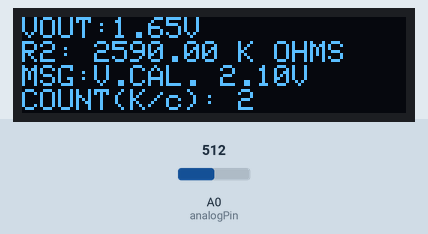
This sketch was run on a simulated Arduino Uno, built with avr-gcc and run on an emulated ATmega328P. Shown: 128×32 one-colour display. The inputs (shaded band) are chosen by the test bench; at power-on: A0 (analogPin) = 512.

Above: at 2.4 s.
At 12.9 s:
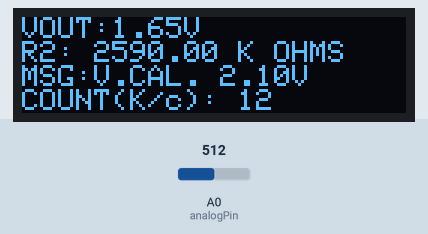
At 28.7 s:
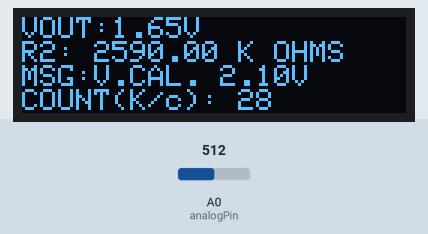
At 60.4 s:
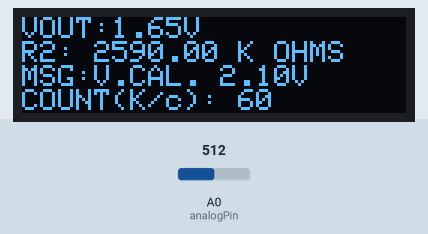
At 92.1 s:
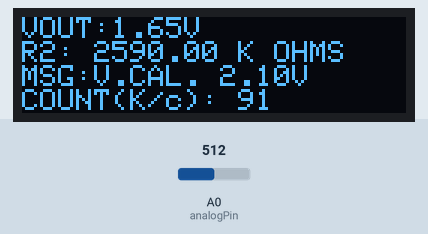
At 123.7 s:
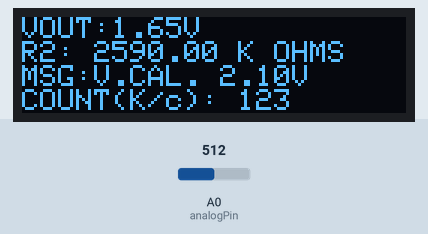

The sketch:

BasicOhmRead_AdaGFX.ino
```cpp
/*
Following define macro are managing behaviour of the application

  This application demonstrate uses of voltage divider to identify the
  unknow resistor know under name R2 from a know resistor R1 .

 CAN_ADJUST_VOLTAGE -> Set to 1 or defined inside the application it
 should adjust the final voltage after getting the information of R2.
 This should proove something :
  - It proove if the voltage is stable after its increasement, the resistor
  should stay fixed and should have the same reading to a higher voltage.

  - It also proove than nominal voltage should be higher than default voltage.
   As it's expressed in some experiment where they are reading external source
   of voltage with commune ground does work with at least 100 KHoms from the
   Analog PIN and 1 Mhoms from the ground of MCU and to following external
   source. This activity proove the sensibility and it's measurement. With
   this type of activity, with applied divider on base of Analog pin, connecting
   another pin and adding a level of voltage to reach DEF_CALIBRATION_VOLTAGE.
   Calibration voltage was choosed to to be higher than 3.3 but lower than 5v

  SERIAL_MSG -> Set to 1 or defined inside the application it
 should allow the compilation of the Serial Message being broadcasted by the
 mcu to the usb port to your COMMUNICATION PORT . It does increase application
 size and may exceed application limit. Some effort are made to reduce the
 size of the application to offer some debug but limited by it's uses it's
 up to the option for viewing some information.

  USING_SHIFT_REGISTER -> Set to 1 or defined inside the application it
 should allow  the uses of the voltage divider through an exposed apparatus
 in an application with a register, it will get the voltage from one of the
 registry pin (up to 8 by registers ) and this will get result from different
 voltage divider setting and get the proper one.

  USING_OLED_SSD1306 -> Set to 1 or defined inside the application it
 should allow the compilation Adafruit_GFX to handle SSD1306 in Adafruit fashion.
 It's a consuming library and may not fit entirely BasicOhmRead_AdaGFX.ino was
 developped separetely to test and this version do include other alternative and
 Adafruit_GFX as well

  USING_SSD1306_U8GLIB -> Set to 1 or defined inside the application it
 should allow the compilation U8GLIB to handle SSD1306 on an economic way,
 while essential procedure to show about result cost 9kb with U8GLIB while
 costing up to 14kb, due its internal character map.

  USING_SSD1306_U8GLIB2 -> Set to 1 or defined inside the application it
 should allow the compilation U8GLIB2 to handle SSD1306 on an economic way,
 while essential procedure to show about result cost 9kb with U8GLIB while
 costing up to 14kb. This library is added for testing difference between
 U8GLIB and U8GLIB2 .

*/


#define ANALOG_PIN              A0
#define ANALOG_VOLTAGE_PIN      A1
#define ANALOG_SAMPLING         10


//#define CAN_ADJUST_VOLTAGE      1
#define USING_SHIFT_REGISTER    1
#define USING_OLED_SSD1306      1


#define READ_SAMPLING           25
#define READ_DELAY              10
#define DEF_CALIBRATION_VOLTAGE 3.75
#define DEF_REF_VOLTAGE         3.3
#define START_DELAY             2000
#define END_DELAY               5000
//#define NOT_SPI_DEVICE          1
//#define SERIAL_MSG              1


#ifdef USING_OLED_SSD1306
#define SCREEN_WIDTH            128 // OLED display width, in pixels
#define SCREEN_HEIGHT           32 // OLED display height, in pixels
#define OLED_RESET              -1
#define SCREEN_ADDRESS          0x3C
#endif

#ifndef NOT_SPI_DEVICE
#include <SPI.h>

#include <Adafruit_GFX.h>
#include <Adafruit_SSD1306.h>
//#include "Wire.h"
#include <Adafruit_GFX.h>
#endif

#define READING_RESISTOR_MSG           "VOUT:_VOL__U1_ _AW__S__AV__U4_\nR2: _RES_ _U2_\nMSG:_M_\nCOUNT(_U3_/c): _C_"

#ifdef USING_SHIFT_REGISTER
#include <ShiftRegister74HC595.h>

// create a global shift register object
// parameters: <number of shift registers> (data pin, clock pin, latch pin)
ShiftRegister74HC595<1> sr(4,5,6);
#endif

/*
*********************** END OF DEFINE ***********************
*/


#ifdef USING_OLED_SSD1306
Adafruit_SSD1306 display(SCREEN_WIDTH, SCREEN_HEIGHT, &Wire /*, OLED_RESET*/);
#endif


String  StrMsg, StrErrMsg ;
int     iAdjVoltScale = 0 ,
        analogPin = 0,
        raw = 0,
        SumRaw = 0 ,
        iCountStable,
        iLevelConv ;
//int     iArrayRead[READ_SAMPLING] ;
char    *cArrayConv[] = { "K", "M", "G", "T" ,"P", "E" } ;
char    *cArrayMsg[] = {  "NONE",
                          "V.CAL. _V_V",
                          "A1 DOWN/DARK.NRG" ,
                          "LOW VOLT./HI.RES.",
                          "R2 IN RANGE R1",
                          "WET/NO READ",
                          "NO/CONTACT",
                          " OHMS",
                          "NOT READY",
                          "V",
                          "ADJ",
                          ":" } ;
char    *cArrayRepl[] ={  "_VOL_",
                        "_U1_",
                        "_AW_",
                        "_S_",
                        "_AV_",
                        "_U4_",
                        "_RES_",
                        "_U2_",
                        "_M_",
                        "_U3_",
                        "_C_",
                        "_V_" } ;
long    lCount = 0 ;
float   Vin = DEF_REF_VOLTAGE,
        VinAdj = 0.0 ,
        Vout = 0,
        R1 =  259000,
        R2 = 0,
        buffer = 0;
bool    bErrorIsSet = false,
        bVAdjSet    = false ;
/*
Previous R1 :
  3560000 + 1588926
  5148926
  5148000
  5489000
  5830000
  6870000
  7000000
  ( 1690000 M ohms + diode )

  1Mohms + dioded circle on resistor side : 1470000
  1Mohms + dioded circle on Analog Pin    : 1249000

  compiled size: 26902,26890,26898,27002,26946,27042,26946,
*/
void setup()
{
  Serial.begin(9600);

#ifdef USING_OLED_SSD1306
  if( ! display.begin(SSD1306_SWITCHCAPVCC, SCREEN_ADDRESS))
  {
    Serial.println(F("SSD1306 allocation failed"));
    for(;;); // Don't proceed, loop forever
  }
#endif

  /*
   * Section to configure the excess of voltage
    Assuming we can plug a diode on Analog port 1 (A1) to make
    it protected from flow-back after we do have an idea of the
    resistor, adding the supplement of voltage for larger
    resistor will simply add some voltage to make the further
    reading being more precise. A set a default calculation to
    opte to compensate to 3v3 voltage instead of 5 volts
    directly.

    The idea come over a Wheatstone Bridge where they use 3
    resistors and a second source to find the ideal or precise ohm
    ratio for the fourth unknow resistor.

    Calling creating a balanced network of resistor ; If I proove
    the Arduino pin are already a setup of balanced diode because
    GPIO are like NAND door with a latch and some extra like PULLING
    them to treat the GPIO into an HIGH STATE. So it coming with a
    partial proof of diode are a bit more than resistor but are
    balanced throught the virtual ground of them . So there is
    chance to get the supply working as same fashion than Wheatstone.
  */
#ifdef CAN_ADJUST_VOLTAGE
#warning "CAN_ADJUST_VOLTAGE used and may overflow current, be sure you are using diode with A1"
  pinMode( ANALOG_VOLTAGE_PIN, OUTPUT );
  analogWrite(ANALOG_VOLTAGE_PIN, 0);
#endif

  delay(START_DELAY);

#ifdef USING_OLED_SSD1306
  //display.display() ;
  display.clearDisplay();
  display.setTextSize(1);
#endif


#ifdef SERIAL_MSG
  Serial.println(F("OK"));
#endif

}

void loop()
{
  bErrorIsSet = false ;

  StrErrMsg   = cArrayMsg[0] ;
  StrMsg      = READING_RESISTOR_MSG ;
  lCount      = millis() / 1000 ;


  iCountStable = 0 ;
  raw = 0 ;
  SumRaw = 0 ;
  while( iCountStable <= (READ_SAMPLING-1) )
  {
    raw = analogRead(analogPin);
    delay( READ_DELAY ) ;
    //iArrayRead[iCountStable]=raw;
    iCountStable +=1 ;
#ifdef SERIAL_MSG
  Serial.println(String("Read no: ") + String( iCountStable ) + String(" Value : ") + String( raw ) );
#endif
    SumRaw+=raw ;
  }
  //for( int iC=0 ; iC <= (READ_SAMPLING-1) ; iC++)
  //{
  //  raw=raw+iArrayRead[iC] ;
  //}
  raw=(SumRaw/READ_SAMPLING);

  if(raw )
  {
    //buffer = raw * Vin;
    Vout = (raw * Vin)/( pow(2,ANALOG_SAMPLING) );
    if( !bVAdjSet && ( Vout < DEF_CALIBRATION_VOLTAGE ) )
    {
      bErrorIsSet = true ;
      VinAdj = DEF_CALIBRATION_VOLTAGE - Vout ;
      iAdjVoltScale = VinAdj/(Vin/pow(2,8)) ;
//      StrErrMsg = "V.CAL. _V_V/_S_"  ;
      StrErrMsg = cArrayMsg[1]  ;
      StrErrMsg.replace( cArrayRepl[11] , String(VinAdj,2) ) ;
//      StrErrMsg.replace(String("_S_"), String(iAdjVoltScale) ) ;
#ifdef SERIAL_MSG
  Serial.println( "Voltage is low, required ANALOG_VOLTAGE_PIN to push power : \n\t" +
                  String( String(VinAdj,2)) +
                  String("volts, or LEVEL:") +
                  String(String(iAdjVoltScale)));
#endif
    }
    else
    {
      /*
      Not required if default voltage is higher than default calibration
      voltage ; But apparently with bigresistor it jump to 7.5 volts ?
      */
      VinAdj =  0 ;
      bErrorIsSet = true ;
      VinAdj = Vout - DEF_CALIBRATION_VOLTAGE  ;
      iAdjVoltScale = ( analogRead(analogPin) / pow(2,ANALOG_SAMPLING) ) * pow(2,8) ;
      //(pow(2,8)-1)-(VinAdj/(Vout/pow(2,8))) ;
//      StrErrMsg = "V.CAL. _V_V/_S_"  ;
      StrErrMsg = cArrayMsg[1]  ;
      StrErrMsg.replace( cArrayRepl[11],  String(VinAdj,2) ) ;
//      StrErrMsg.replace(String("_S_"), String(iAdjVoltScale) ) ;
#ifdef CAN_ADJUST_VOLTAGE
#warning "CAN_ADJUST_VOLTAGE used and may overflow current, be sure you are using diode with A1."
    analogWrite(ANALOG_VOLTAGE_PIN, iAdjVoltScale);
    Vin-=VinAdj ;
#endif
    }
    //buffer = (Vin/Vout) - 1;
    R2= R1 * ( (Vin/Vout) - 1 );
    //R2=Vout*R1/(Vin-Vout) ;
  }
  /*
  Creating the compensation
  After getting all then equation done we can push the Analog PIN A1 to the correct
  level with digitalwrite(A1,N) where N is iAdjVoltScale
  */
#ifdef CAN_ADJUST_VOLTAGE
#warning "CAN_ADJUST_VOLTAGE used and may overflow current, be sure you are using diode with A1."
  if( !bVAdjSet  )
  {
    /*Removing the bErrorIsSet priority after the voltage ischanged*/
    bErrorIsSet = false ;
    analogWrite(ANALOG_VOLTAGE_PIN, iAdjVoltScale);
    Vin+= (Vin/pow(2,8))*iAdjVoltScale ;
    bVAdjSet = true ;
#ifdef SERIAL_MSG
    Serial.println("Vin updated to " + String(Vin) );
#endif
  }
#endif

#ifdef SERIAL_MSG
    Serial.print("Vout: ");
    Serial.println(Vout);
    Serial.print("R2: ");
    Serial.println(R2);
#endif

  if( !bErrorIsSet && (Vout >= Vin) )
  {
    bErrorIsSet = true ;
    //StrMsg.replace(String(cArrayRepl[6]), String( cArrayMsg[8] ) ) ;
    //StrMsg.replace(String(cArrayRepl[7]), String( "" )) ;
    StrMsg.replace( cArrayRepl[6] , cArrayMsg[8] ) ;
    StrMsg.replace( cArrayRepl[7] , "" ) ;
    StrErrMsg = "CAP./DARK.NRG" ;
  }


  /*
  De-activate A1 in case voltage is stabilized and the R2 is negative.
  Apparently a Dark energy case, while drawing at the resistor it sometimes
  turn into excess of voltage.
  */
  if( !bErrorIsSet && ( R2 < -1000 ) )
  {

    bErrorIsSet = true ;
    StrMsg.replace( cArrayRepl[6], cArrayMsg[8] ) ;
    StrMsg.replace( cArrayRepl[7], "" ) ;
    StrErrMsg = cArrayMsg[2] ;
  /* if CAN_ADJUST_VOLTAGE is not defined to something it does skip that
  part and not touching to Vin.
  */
#ifdef CAN_ADJUST_VOLTAGE
    analogWrite(A1, 0);
    //Vin-=VinAdj ;
    Vin = DEF_REF_VOLTAGE ;
    bVAdjSet = false ;
#endif
    //delay( READ_DELAY * 10 ) ;

  }

  if( !bErrorIsSet && ( R2 < -10000 ) )
  {

    bErrorIsSet = true ;
    StrMsg.replace(cArrayRepl[6], cArrayMsg[8] ) ;
    StrMsg.replace(cArrayRepl[7], "" ) ;
    StrErrMsg = cArrayMsg[2] ;
#ifdef CAN_ADJUST_VOLTAGE
    analogWrite(A1, 0);
    //Vin-=VinAdj ;
    Vin = DEF_REF_VOLTAGE ;
    bVAdjSet = false ;
#endif
  }
  if( !bErrorIsSet && ( Vout < 1 )  )
  {
    StrErrMsg = cArrayMsg[3] ;
  }

/*
  Range algorithm is also the place where we can implement the
  tolerancy in detecting range of ohmic value. According to
  definition of tolerancy it's accepting in percent the respect
  to th same value. This application do a basic 50% in range and
  give message for NEAR where the reading value approach the
  finite value and R2 IS GREATER after the 50% tolerancy of
  the value is exceed, in term you play after until you
  exceed the tolerancy.
  To second level of test, replacing R2 > R1 by R2 > (TOL)
  and the other one R2 <= (TOL) and will match a value if
  you say 5%, 15% tolerance in message from read .
*/

  if( !bErrorIsSet && ( (R2 <= (R1-(R1/2))) || ( R2 <= (R1+(R1/2)) ) ) )
  {
    StrErrMsg = cArrayMsg[4] ;
  }
  //else
  //{
  //
  //  if( ( R2 <= R1 ) && (R2 <= (R1+(R1/2)) ) )
  //  {
  //    StrErrMsg = "R2 NEAR R1" ;
  //  }
  //}

  //if( ( R2 < R1 ) )
  //{
  //  StrErrMsg = "R2 IS GREATER" ;
  //}

  if( !bErrorIsSet && ( ( R2 < 0 ) && ( R2 > -1000 ) ) && !( Vout >= Vin) )
  {
    bErrorIsSet = true ;
    StrMsg.replace(cArrayRepl[6], cArrayMsg[8] ) ;
    StrMsg.replace(cArrayRepl[7], "" ) ;
    StrErrMsg = cArrayMsg[5] ;
  }

  if( R2 > 26000000 )
  {
    bErrorIsSet = true  ;
    StrErrMsg = cArrayMsg[6] ;
#ifdef SERIAL_MSG
  Serial.println("\nMSG-STATE: " + StrErrMsg );
#endif
  }
//  else
//  {
//   StrMsg.replace(String("_RES_"), String( R2 ) ) ;
//  }


  iLevelConv=round(log( R2 )/log(10) ) ;
#ifdef SERIAL_MSG
  Serial.print("R2: ");
  Serial.println(R2);
  Serial.print("belong to base : ");
  Serial.println( iLevelConv );
  Serial.println("Final Format Prefix : " + cArrayConv[ iLevelConv-6 ] );
#endif
  switch( iLevelConv )
  {
    //{ "k", "M", "G", "T" ,"P", "E" }
    case 5:
    case 6:
    case 7:
    if( R2 <= 2500000 )
    {
      StrMsg.replace(cArrayRepl[7], String( cArrayConv[ 0 ] ) + String ( cArrayMsg[7])   ) ;
      StrMsg.replace(cArrayRepl[6], String( R2/pow(10, (iLevelConv/2) ) ) ) ;
    }
    else
    {
      StrMsg.replace(String(cArrayRepl[7]), String( cArrayConv[ 1 ] ) + String( cArrayMsg[7] ) ) ;
      StrMsg.replace(String(cArrayRepl[6]), String( R2/pow(10, (iLevelConv) ) ) ) ;
    }
    //StrMsg.replace(String("_U2_"), String( cArrayConv[ 1 ] ) + String( " OHMS" ) ) ;
    //StrMsg.replace(String("_RES_"), String( R2/pow(10, (iLevelConv) ) ) ) ;
    case 8:
    case 9:
    case 10:
    StrMsg.replace(String(cArrayRepl[7]), String( cArrayConv[ 2] ) + String( cArrayMsg[7] ) ) ;
    StrMsg.replace(String(cArrayRepl[6]), String( R2/pow(10, (iLevelConv) ) ) ) ;
    case 11:
    case 12:
    case 13:
    StrMsg.replace(String(cArrayRepl[7]), String( cArrayConv[ iLevelConv-6 ] ) + String( cArrayMsg[7] ) ) ;
    StrMsg.replace(String(cArrayRepl[6]), String( R2/pow(10,(iLevelConv-1)) ) ) ;
      break;
    default:
    StrMsg.replace(String(cArrayRepl[7]), String( cArrayMsg[7] ) );
    StrMsg.replace(String(cArrayRepl[6]), String( R2 ) ) ;
  }


  StrMsg.replace(String(cArrayRepl[0]), String( Vout ) ) ;
  StrMsg.replace(String(cArrayRepl[1]),cArrayMsg[9] ) ;

  if ( !bVAdjSet )
  {
   StrMsg.replace(cArrayRepl[2], "" ) ;
   StrMsg.replace(cArrayRepl[3], "" ) ;
   StrMsg.replace(cArrayRepl[4], "" ) ;
   StrMsg.replace(cArrayRepl[5], "" ) ;
  }
  else
  {
   StrMsg.replace(cArrayRepl[2], String( cArrayMsg[10] ) ) ;
   StrMsg.replace(cArrayRepl[3], String( cArrayMsg[11] ) ) ;
   StrMsg.replace(cArrayRepl[4], String(VinAdj,2) ) ;
   StrMsg.replace(cArrayRepl[5], String( cArrayMsg[9] ) ) ;
  }

  if( lCount < 10000 )
  {
    StrMsg.replace(String(cArrayRepl[10]), String( lCount ) ) ;
    StrMsg.replace(String(cArrayRepl[9]), String( cArrayConv[ 0] ) ) ;
  }
  else
  {
    StrMsg.replace(String(cArrayRepl[10]), String( lCount/1000 ) ) ;
    StrMsg.replace(String(cArrayRepl[9]), String( cArrayConv[ 1] ) ) ;
  }


  /*
  Message Replacement :
  This section will simply tell if the resistor acquire a stable value after N cycle
  or to report if the resistor is wet or having no contac at all.
  */
  StrMsg.replace(String(cArrayRepl[8]), String( StrErrMsg ) ) ;


#ifdef USING_OLED_SSD1306
  display.setCursor(0, 0);
  display.setTextColor(SSD1306_WHITE);
  display.print( StrMsg );
  display.display() ;
#endif

#ifdef SERIAL_MSG
  Serial.println(F("DONE"));
#endif
  delay(END_DELAY);

#ifdef USING_OLED_SSD1306
  display.clearDisplay();

#endif


}
```

Measured:
- what the display in image 0 shows lasts 5.3 s, from 2.3 s to 7.6 s
